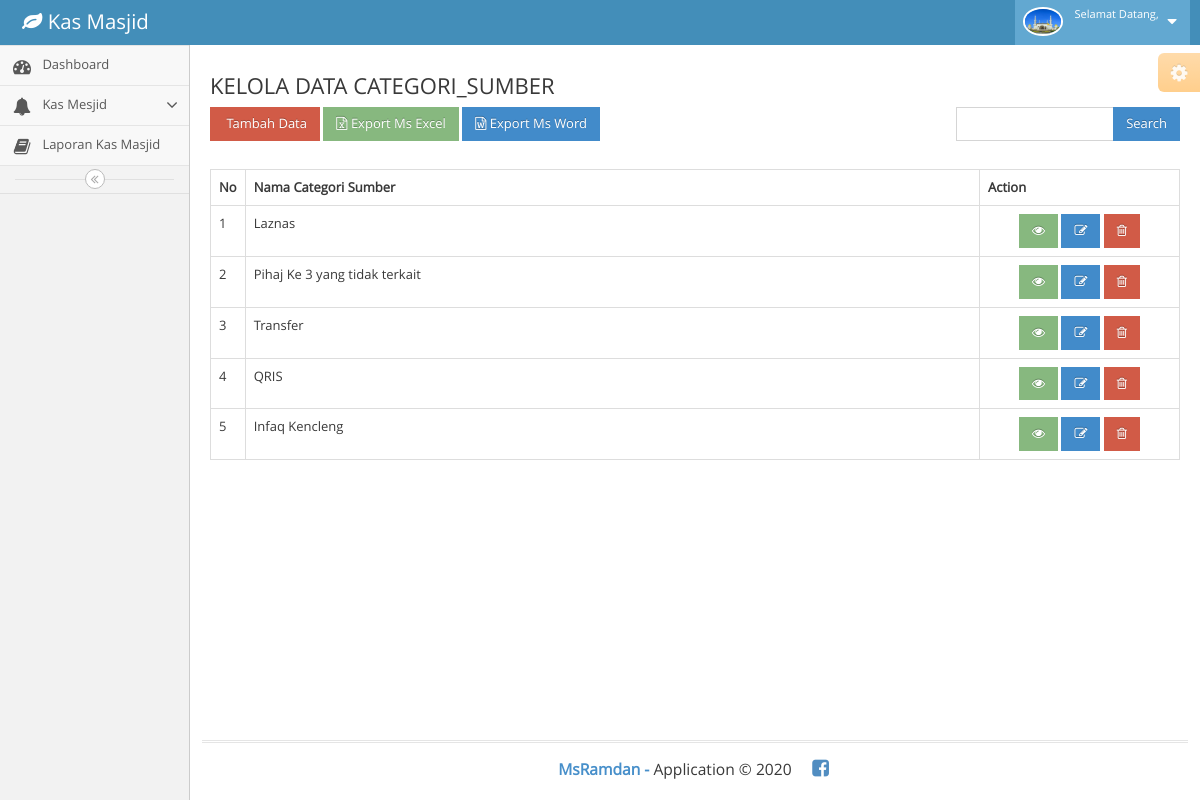
Page /index.php/categori_sumber on the committed database.
### tables this page shows
CREATE TABLE `categori_sumber` (
  `categori_sumber_id` int(11) NOT NULL,
  `nama_categori_sumber` varchar(200) NOT NULL
);

### application/libraries/Template.php (called while the page is built)
<?php
Class Template{
    var $template_data = array();
    function set($name, $value)
    {
        $this->template_data[$name]=$value;
    }
    function load($template ='', $view ='', $view_data = array(), $return =FALSE)
    {
        $this->CI=& get_instance();
        $this->set('contents',$this->CI->load->view($view, $view_data, TRUE));
        return $this->CI->load->view($template, $this->template_data, $return);
    }
}

### application/controllers/Categori_sumber.php (called while the page is built, shortened)
<?php
class Categori_sumber extends CI_Controller
{
    public function index()
    {
        $q = urldecode($this->input->get('q', TRUE));
        $start = intval($this->uri->segment(3));
        if ($q <> '') {
            $config['base_url'] = base_url() . '.php/c_url/index.html?q=' . urlencode($q);
            $config['first_url'] = base_url() . 'index.php/categori_sumber/index.html?q=' . urlencode($q);
        } else {
            $config['base_url'] = base_url() . 'index.php/categori_sumber/index/';
            $config['first_url'] = base_url() . 'index.php/categori_sumber/index/';
        }
        $config['per_page'] = 10;
        $config['page_query_string'] = FALSE;
        $config['total_rows'] = $this->Categori_sumber_model->total_rows($q);
        $categori_sumber = $this->Categori_sumber_model->get_limit_data($config['per_page'], $start, $q);
        $config['full_tag_open'] = '<ul class="pagination pagination-sm no-margin pull-right">';
        $config['full_tag_close'] = '</ul>';
        $this->pagination->initialize($config);
        $data = array(
            'categori_sumber_data' => $categori_sumber,
            'q' => $q,
            'pagination' => $this->pagination->create_links(),
            'total_rows' => $config['total_rows'],
            'start' => $start,
        );
        $this->template->load('template','categori_sumber/categori_sumber_list', $data);
    }
}

### index.php (called while the page is built, shortened)
<?php
require_once BASEPATH.'core/CodeIgniter.php';

### application/config/config.php (called while the page is built, shortened)
<?php
$config['base_url'] = 'http://localhost/kas_masjid/';
$config['index_page'] = '';
$config['uri_protocol']	= 'REQUEST_URI';
$config['url_suffix'] = '';
$config['language']	= 'english';
$config['charset'] = 'UTF-8';
$config['enable_hooks'] = FALSE;
$config['subclass_prefix'] = 'MY_';
$config['composer_autoload'] = FALSE;
$config['permitted_uri_chars'] = 'a-z 0-9~%.:_\-';
$config['enable_query_strings'] = FALSE;
$config['controller_trigger'] = 'c';
$config['function_trigger'] = 'm';
$config['directory_trigger'] = 'd';
$config['allow_get_array'] = TRUE;
$config['log_threshold'] = 0;
$config['log_path'] = '';
$config['log_file_extension'] = '';
$config['log_file_permissions'] = 0644;
$config['log_date_format'] = 'Y-m-d H:i:s';
$config['error_views_path'] = '';
$config['cache_path'] = '';
$config['cache_query_string'] = FALSE;
$config['encryption_key'] = '';
$config['sess_driver'] = 'files';
$config['sess_cookie_name'] = 'ci_session';
$config['sess_expiration'] = 7200;
$config['sess_save_path'] = NULL;
$config['sess_match_ip'] = FALSE;
$config['sess_time_to_update'] = 300;
$config['sess_regenerate_destroy'] = FALSE;
$config['cookie_prefix']	= '';
$config['cookie_domain']	= '';
$config['cookie_path']		= '/';
$config['cookie_secure']	= FALSE;
$config['cookie_httponly'] 	= FALSE;
$config['standardize_newlines'] = FALSE;
$config['global_xss_filtering'] = FALSE;
$config['csrf_protection'] = FALSE;
$config['csrf_token_name'] = 'csrf_test_name';
$config['csrf_cookie_name'] = 'csrf_cookie_name';
$config['csrf_expire'] = 7200;
$config['csrf_regenerate'] = TRUE;
$config['csrf_exclude_uris'] = array();
$config['compress_output'] = FALSE;
$config['time_reference'] = 'local';
$config['rewrite_short_tags'] = FALSE;
$config['proxy_ips'] = '';

### application/models/Categori_sumber_model.php (called while the page is built, shortened)
<?php
class Categori_sumber_model extends CI_Model
{
    public $table = 'categori_sumber';
    public $id = 'categori_sumber_id';
    public $order = 'DESC';
    function total_rows($q = NULL) {
        $this->db->like('categori_sumber_id', $q);
	$this->db->or_like('nama_categori_sumber', $q);
	$this->db->from($this->table);
        return $this->db->count_all_results();
    }
    function get_limit_data($limit, $start = 0, $q = NULL) {
        $this->db->order_by($this->id, $this->order);
        $this->db->like('categori_sumber_id', $q);
	$this->db->or_like('nama_categori_sumber', $q);
	$this->db->limit($limit, $start);
        return $this->db->get($this->table)->result();
    }
}

### application/views/categori_sumber/categori_sumber_list.php (the view, shortened to what this page needs)
<div class="content-wrapper">
    <section class="content">
        <div class="row">
            <div class="col-xs-12">
                <div class="box box-warning box-solid">
                    <div class="box-header">
                        <h3 class="box-title">KELOLA DATA CATEGORI_SUMBER</h3>
                    </div>
        <div class="box-body">
            <div class='row'>
            <div class='col-md-9'>
            <div style="padding-bottom: 10px;"'>
        <?php echo anchor(site_url('categori_sumber/create'), '<i class="fa fa-wpforms" aria-hidden="true"></i> Tambah Data', 'class="btn btn-danger btn-sm"'); ?>
		<?php echo anchor(site_url('categori_sumber/excel'), '<i class="fa fa-file-excel-o" aria-hidden="true"></i> Export Ms Excel', 'class="btn btn-success btn-sm"'); ?>
		<?php echo anchor(site_url('categori_sumber/word'), '<i class="fa fa-file-word-o" aria-hidden="true"></i> Export Ms Word', 'class="btn btn-primary btn-sm"'); ?></div>
            </div>
            <div class='col-md-3'>
            <form action="<?php echo site_url('categori_sumber/index'); ?>" class="form-inline" method="get">
                    <div class="input-group">
                        <input type="text" class="form-control" name="q" value="<?php echo $q; ?>">
                        <span class="input-group-btn">
                          <button class="btn btn-sm btn-primary" type="submit">Search</button>
                        </span>
                    </div>
                </form>
            </div>
            </div>
        <div class="row" style="margin-bottom: 10px">
            <div class="col-md-4 text-center">
            </div>
            <div class="col-md-1 text-right">
            </div>
            <div class="col-md-3 text-right">
            </div>
        </div>
        <div class="box-body" style="overflow-x: scroll; ">
        <table class="table table-bordered" style="margin-bottom: 10px">
            <tr>
                <th>No</th>
		<th>Nama Categori Sumber</th>
		<th>Action</th>
            </tr><?php
            foreach ($categori_sumber_data as $categori_sumber)
            {
                ?>
                <tr>
			<td width="10px"><?php echo ++$start ?></td>
			<td><?php echo $categori_sumber->nama_categori_sumber ?></td>
			<td style="text-align:center" width="200px">
				<?php
				echo anchor(site_url('categori_sumber/read/'.$categori_sumber->categori_sumber_id),'<i class="fa fa-eye" aria-hidden="true"></i>','class="btn btn-success btn-sm"');
				echo anchor(site_url('categori_sumber/update/'.$categori_sumber->categori_sumber_id),'<i class="fa fa-pencil-square-o" aria-hidden="true"></i>','class="btn btn-primary btn-sm"');
				echo anchor(site_url('categori_sumber/delete/'.$categori_sumber->categori_sumber_id),'<i class="fa fa-trash-o" aria-hidden="true"></i>','class="btn btn-danger btn-sm" Delete','onclick="javasciprt: return confirm(\'Are You Sure ?\')"');
				?>
			</td>
		</tr>
                <?php
            }
            ?>
        </table>
        <div class="row">
            <div class="col-md-6">
	    </div>
            <div class="col-md-6 text-right">
            </div>
        </div>
        </div>
                    </div>
            </div>
            </div>
    </section>
</div>

### rows in the picture
categori_sumber: nama_categori_sumber "Laznas"
categori_sumber: nama_categori_sumber "Pihaj Ke 3 yang tidak terkait"
categori_sumber: nama_categori_sumber "Transfer"
categori_sumber: nama_categori_sumber "QRIS"
categori_sumber: nama_categori_sumber "Infaq Kencleng"
